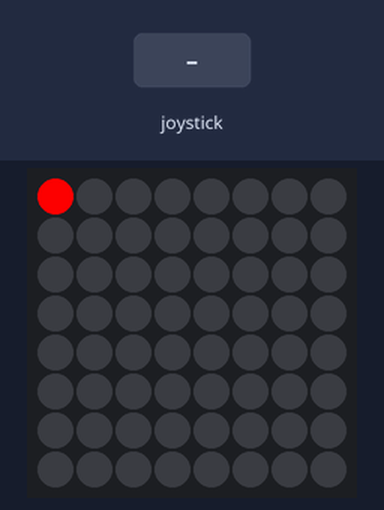
Bench run of a program on a simulated Raspberry Pi (BCM pin numbers) with a Sense HAT. Shown: the Sense HAT's 8×8 RGB LED matrix. The inputs (shaded band) are chosen by the test bench. What the program prints to the terminal is not drawn.

Above: at 1.2 s.
1.3 s: joystick pushed down
At 1.6 s:
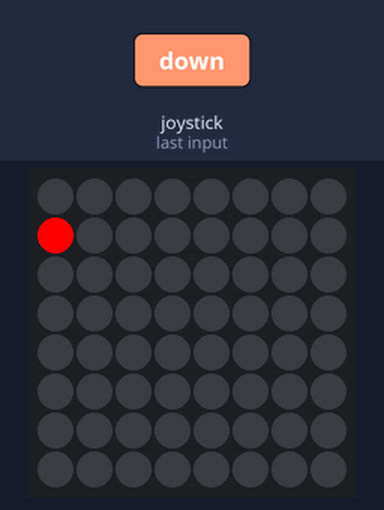
2.8 s: joystick pushed right
At 4.0 s:
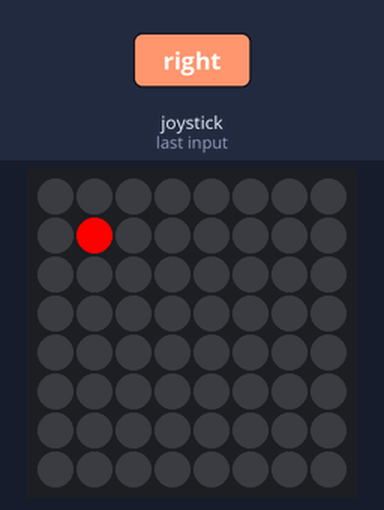
4.3 s: joystick pushed up
At 5.1 s:
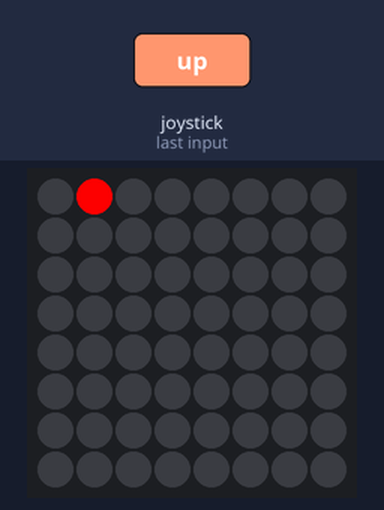
5.8 s: joystick pushed right
At 6.2 s:
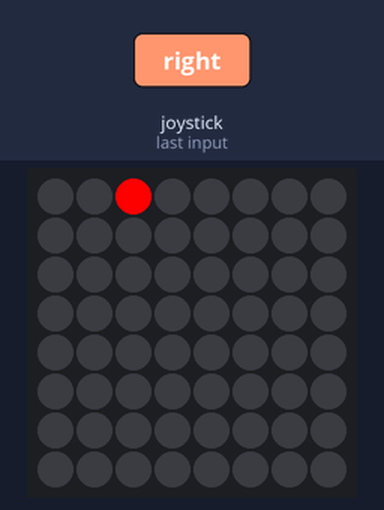
7.3 s: joystick pushed down
At 8.5 s:
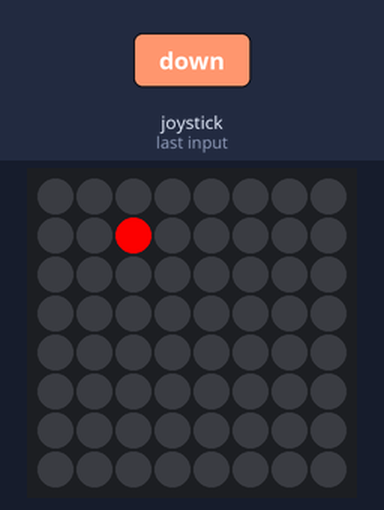
8.8 s: joystick pushed down
At 9.7 s:
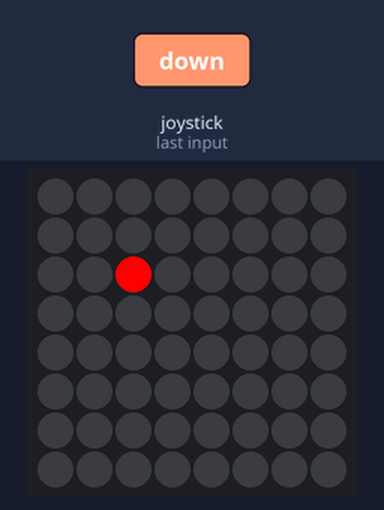
Timing chart, 0 to 11.3 s (numbered marks = the images above; inputs shaded):
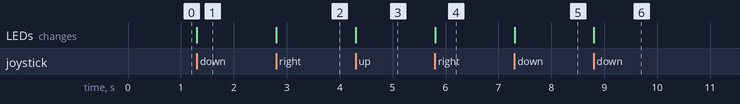

The program:

sensehatjoy.py
```python
#!/usr/bin/env python

class HSBColor:
	def __init__(self, h = 0.0, s = 0.0, b = 0.0):
		self.h = h
		self.s = s
		self.b = b

	def rgb(self):
		normal_h = (float(self.h) * 3.0) % 3.0
		hr  = 1.0 - (min(1.0, abs(normal_h      )))
		hg  = 1.0 - (min(1.0, abs(normal_h - 1.0)))
		hb  = 1.0 - (min(1.0, abs(normal_h - 2.0)))
		hr2 = 1.0 - (min(1.0, abs(normal_h - 3.0)))
		hr += hr2
		r = self.b - (self.s * self.b) * (1.0 - hr)
		g = self.b - (self.s * self.b) * (1.0 - hg)
		b = self.b - (self.s * self.b) * (1.0 - hb)
		return int(r * 255), int(g * 255), int(b * 255)

	def copy(self):
		return HSBColor(self.h, self.s, self.b)

class HSBDisplay:
	def __init__(self, width = 8, height = 8, image = None):
		self.width = width
		self.height = height
		if image is None:
			self.image = [[HSBColor() for x in range(self.width)] for y in range(self.height)]
		else:
			self.image = image


	def rgb(self):
		return [
			[x.rgb() for x in y]
			for y
			in self.image
		]

	def get_pixel(self, x, y):
		return self.image[y][x]

	def set_pixel(self, x, y, hsb):
		pixel = self.get_pixel(x, y)
		pixel.h = hsb.h
		pixel.s = hsb.s
		pixel.b = hsb.b

	def draw(self, hat):
		pixels = []
		for row in self.rgb():
			pixels.extend(row)

		hat.set_pixels(pixels)

	def copy(self):
		image = [[hsb.copy() for hsb in range(self.width)] for y in range(self.height)]
		return HSBDisplay(self.width, self.height, image)

class HatPen:
	def __init__(self):
		from sense_hat import SenseHat
		self.hat = SenseHat()
		self.hat.clear()
		self.cursor_pos = (0, 0)
		self.cursor_color = HSBColor()
		self.display = HSBDisplay()

	def apply(self):
		x, y = self.cursor_pos
		self.display.set_pixel(x, y, self.cursor_color)

	def draw(self):
		self.display.draw(self.hat)

	def draw_cursor(self):
		x, y = self.cursor_pos
		self.hat.set_pixel(x, y, self.cursor_color.rgb())

class HatJoy(HatPen):
	pass


def main():
	from sys import stdout
	from sense_hat.stick import SenseStick
	j = SenseStick()
	hsb = [
		1.0,
		1.0,
		1.0,
	]
	hsb_labels = ["hue", "saturation", "brightness"]

	c_cursor = 0
	c_color = 1
	c_drawing = 2
	c_labels = ["cursor", "color", "drawing"]

	c = 0
	i = 0
	x = 0
	y = 0

	o = HatPen()
	o.cursor_color = HSBColor(hsb[0], hsb[1], hsb[2])
	o.cursor_pos = (x, y)

	while True:
		stdout.write("\r")
		stdout.flush()
		print "-" * 40
		print "In %s command mode." %   c_labels[c%3]
		if c_labels[c%3] == "color":
			print "HSBColor(h=%.2f, s=%.2f, b=%.2f)." % (hsb[0], hsb[1], hsb[2])
			print "%s to %.2f" % (hsb_labels[i%3], hsb[i%3])
		print "Cursor at pos: %i, %i" % (x, y)
		o.draw()
		if c_labels[c%3] in ["cursor", "color"]:
			o.draw_cursor()
		e = j.wait_for_event()

		if e.action == "pressed":# or e.action == "held":
			if e.direction == "middle":
				c += 1
				continue
			elif e.direction == "up":
				if c_labels[c%3] == "color":
					hsb[i%3] = max(0.0, min(1.0, hsb[i%3] + 0.01))
					o.cursor_color = HSBColor(hsb[0], hsb[1], hsb[2])
				else:
					y = max(0, min(7, y - 1))
					o.cursor_pos = (x, y)
			elif e.direction == "down":
				if c_labels[c%3] == "color":
					hsb[i%3] = max(0.0, min(1.0, hsb[i%3] - 0.01))
					o.cursor_color = HSBColor(hsb[0], hsb[1], hsb[2])
				else:
					y = max(0, min(7, y + 1))
					o.cursor_pos = (x, y)
			elif e.direction == "left":
				if c_labels[c%3] == "color":
					i -= 1
					o.cursor_color = HSBColor(hsb[0], hsb[1], hsb[2])
				else:
					x = max(0, min(7, x - 1))
					o.cursor_pos = (x, y)
			elif e.direction == "right":
				if c_labels[c%3] == "color":
					i += 1
					o.cursor_color = HSBColor(hsb[0], hsb[1], hsb[2])
				else:
					x = max(0, min(7, x + 1))
					o.cursor_pos = (x, y)

			if c_labels[c%3] == "drawing":
				o.apply()


if __name__ == '__main__':
	main()
```

Measured:
- after the input at 1.3 s, the LEDs: change at once (image 1)
- after the input at 2.8 s, the LEDs: change at once (image 2)
- after the input at 4.3 s, the LEDs: change at once (image 3)
- after the input at 5.8 s, the LEDs: change at once (image 4)
- after the input at 7.3 s, the LEDs: change at once (image 5)
- after the input at 8.8 s, the LEDs: change at once (image 6)
